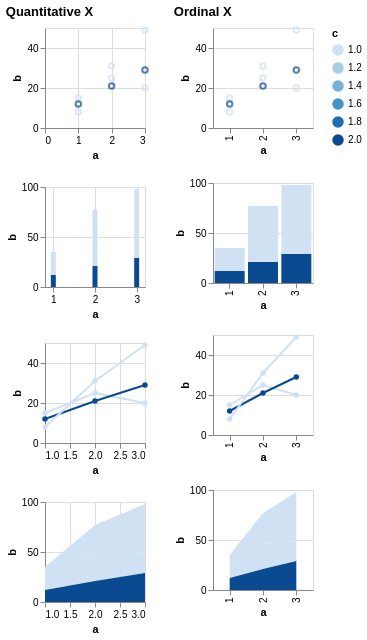

Vega-Lite specification for this chart:
### Vega-Lite specification from a JSON file in a GitHub repository (floating-point values rounded to 4 significant figures)
{"$schema": "https://vega.github.io/schema/vega-lite/v6.json", "description": "Testing invalid", "data": {"values": [{"a": 1, "b": 15, "c": 1}, {"a": 2, "b": 25, "c": 1}, {"a": 3, "b": 20, "c": 1}, {"a": 1, "b": 12, "c": 2}, {"a": 2, "b": 21, "c": 2}, {"a": 3, "b": 29, "c": 2}, {"a": 1, "b": 8, "c": null}, {"a": 2, "b": 31, "c": null}, {"a": 3, "b": 49, "c": null}]}, "config": {"mark": {"invalid": "show", "tooltip": true}}, "hconcat": [{"title": "Quantitative X", "vconcat": [{"width": 100, "height": 100, "mark": "point", "encoding": {"x": {"field": "a", "type": "quantitative"}, "y": {"field": "b", "type": "quantitative"}, "color": {"field": "c", "type": "quantitative"}}}, {"width": 100, "height": 100, "mark": "bar", "encoding": {"x": {"field": "a", "type": "quantitative"}, "y": {"field": "b", "type": "quantitative"}, "color": {"field": "c", "type": "quantitative"}}}, {"width": 100, "height": 100, "mark": {"type": "line", "point": true}, "encoding": {"x": {"field": "a", "type": "quantitative"}, "y": {"field": "b", "type": "quantitative"}, "color": {"field": "c", "type": "quantitative"}}}, {"width": 100, "height": 100, "mark": "area", "encoding": {"x": {"field": "a", "type": "quantitative"}, "y": {"field": "b", "type": "quantitative"}, "color": {"field": "c", "type": "quantitative"}}}]}, {"title": "Ordinal X", "vconcat": [{"width": 100, "height": 100, "mark": "point", "encoding": {"x": {"field": "a", "type": "ordinal"}, "y": {"field": "b", "type": "quantitative"}, "color": {"field": "c", "type": "quantitative"}}}, {"width": 100, "height": 100, "mark": "bar", "encoding": {"x": {"field": "a", "type": "ordinal"}, "y": {"field": "b", "type": "quantitative"}, "color": {"field": "c", "type": "quantitative"}}}, {"width": 100, "height": 100, "mark": {"type": "line", "point": true}, "encoding": {"x": {"field": "a", "type": "ordinal"}, "y": {"field": "b", "type": "quantitative"}, "color": {"field": "c", "type": "quantitative"}}}, {"width": 100, "height": 100, "mark": "area", "encoding": {"x": {"field": "a", "type": "ordinal"}, "y": {"field": "b", "type": "quantitative"}, "color": {"field": "c", "type": "quantitative"}}}]}]}
